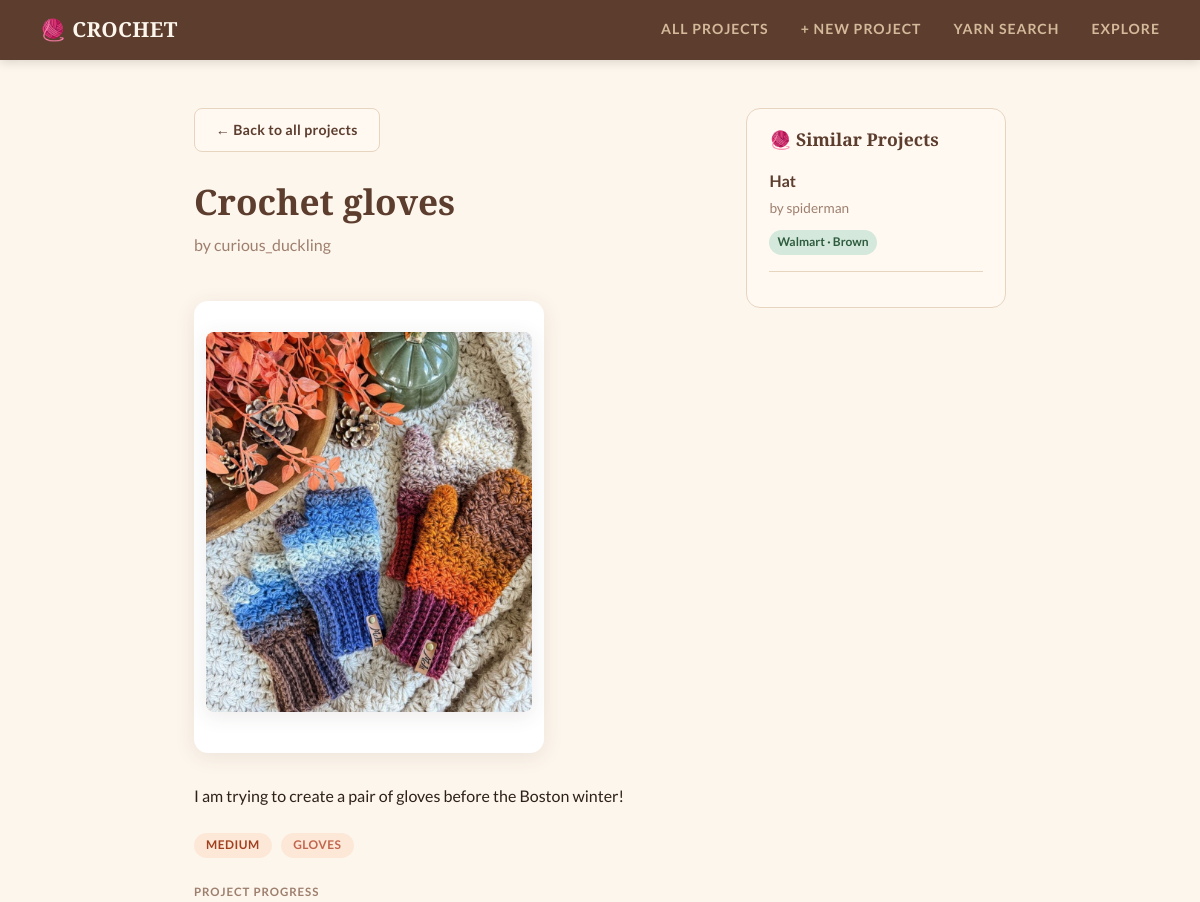
Before: /crochet/project/2/ (upper part) with the older database file.
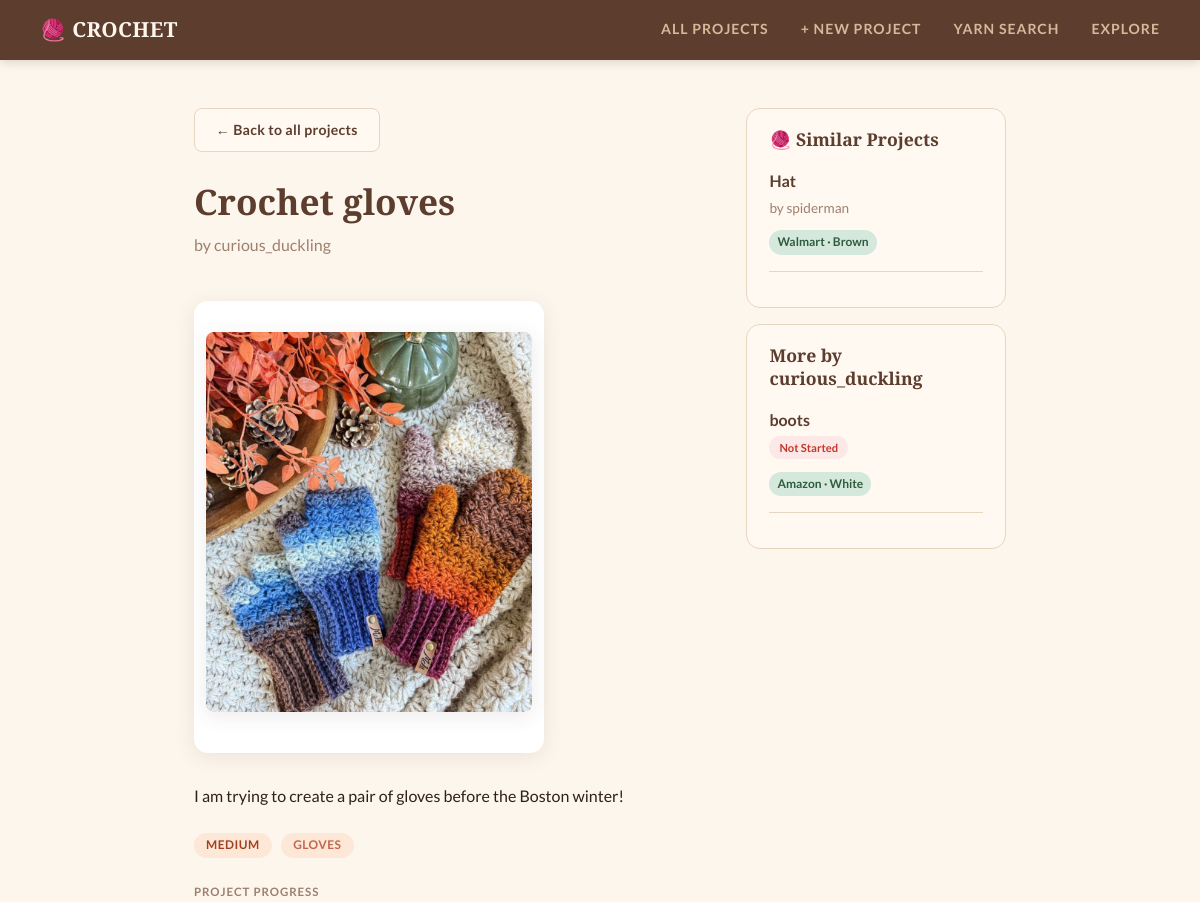
After: the same page with the newer database file.
### crochet/models.py (models this page shows, shortened)
class Project(models.Model):
    title = models.TextField(blank=False)
    creator = models.TextField(blank=False)
    description = models.TextField(blank=False)
    DIFFICULTY_CHOICES = [
        ('easy', 'Easy'),
        ('medium', 'Medium'),
        ('hard', 'Hard'),
    ]
    difficulty_level = models.CharField(max_length=10,choices=DIFFICULTY_CHOICES,default='easy')
    image_file = models.ImageField(blank=True) # so the user can upload an image of their progress
    STATUS_CHOICES = [
    ('not_started', 'Not Started'),
    ('in_progress', 'In Progress'),
    ('completed', 'Completed'),
]
    project_status = models.CharField(max_length=20,choices=STATUS_CHOICES,default='not_started')
    category = models.TextField(blank=True, default='')
    date_created = models.DateTimeField(auto_now=True)
    RATING_CHOICES = [
    (1, '1 Star'),
    (2, '2 Stars'),
    (3, '3 Stars'),
    (4, '4 Stars'),
    (5, '5 Stars'),
    ]
    rating = models.IntegerField(choices=RATING_CHOICES,default=5)
    def star_display(self):
        filled = "⭐" * self.rating
        empty = "☆" * (5 - self.rating)
        return filled + empty
    def get_next_status(self):
        order = ['not_started', 'in_progress', 'completed']
        current_index = order.index(self.project_status)
        if current_index < len(order) - 1:
            return order[current_index + 1]
        return None

class Yarn(models.Model):
    project = models.ForeignKey(Project, on_delete=models.CASCADE)
    name = models.TextField(blank=False)
    brand = models.TextField(blank=False)
    color = models.TextField(blank=False)

### crochet/views.py (the view)
# urls.py: path('project/<int:pk>/', views.ProjectDetailView.as_view(), name='project-detail'),
class ProjectDetailView(DetailView):
    model = Project
    template_name = 'crochet/project_detail.html'
    context_object_name = 'project'
    def get_context_data(self, **kwargs):
        context = super().get_context_data(**kwargs)
        context['reviews'] = Review.objects.filter(project=self.object)
        context['favorites'] = Favorite.objects.filter(project=self.object).count()
        context['avg_rating'] = Review.objects.filter(project=self.object).aggregate(Avg('rating'))['rating__avg']
        yarns = Yarn.objects.filter(project=self.object)
        context['yarns'] = yarns
        yarn_brands = list(yarns.values_list('brand', flat=True))
        yarn_names = list(yarns.values_list('name', flat=True))
        similar_raw = Project.objects.filter(
            Q(yarn__brand__in=yarn_brands) | Q(yarn__name__in=yarn_names)
        ).exclude(pk=self.object.pk).distinct()[:3]
        similar_projects = []
        for p in similar_raw:
            matching = Yarn.objects.filter(project=p).filter(
                Q(brand__in=yarn_brands) | Q(name__in=yarn_names)
            )
            similar_projects.append({
                'project': p,
                'matching_yarn': matching,
            })
        context['similar_projects'] = similar_projects
        context['other_by_creator'] = Project.objects.filter(
            creator=self.object.creator
        ).exclude(pk=self.object.pk)[:3]
        return context

### crochet/templates/crochet/project_detail.html (shortened to what the changed rows need)
{% extends 'crochet/base.html' %}
{% load static %}
{% block content %}
<div style="display: flex; gap: 2rem; align-items: flex-start;">
    <div style="flex: 1;">
        <a href="{% url 'project-list' %}" class="btn btn-secondary">← Back to all projects</a>
        <br><br>
        <h1>{{ project.title }}</h1>
        <p style="color: var(--muted); font-size: 1rem; margin-bottom: 1.5rem;">by {{ project.creator }}</p>
        {% if project.image_file %}
        <div class="image-frame">
            <img src="{{ project.image_file.url }}" alt="{{ project.title }}" class="project-image">
        </div>
        {% endif %}
        <p style="font-size: 1rem; margin-bottom: 1.5rem;">{{ project.description }}</p>
        <div style="display: flex; flex-wrap: wrap; gap: 0.6rem; margin-bottom: 1.5rem;">
            <span class="badge badge-difficulty">{{ project.get_difficulty_level_display }}</span>
            {% if project.category %}
                <span class="badge" style="background: #fde8d8; color: var(--terracotta);">{{ project.category }}</span>
            {% endif %}
        </div>
        <div style="margin: 1.5rem 0;">
            <p style="font-size: 0.72rem; font-weight: 700; text-transform: uppercase; letter-spacing: 0.08em; color: var(--muted); margin-bottom: 0.8rem;">Project Progress</p>
        </div>
    </div>
    <div style="display: flex; flex-direction: column; gap: 1rem; align-self: flex-start; position: sticky; top: 80px; width: 260px;">
        {% if similar_projects %}
        <div style="
            background: var(--warm-white);
            border: 1px solid var(--border);
            border-radius: var(--radius);
            padding: 1.2rem 1.4rem;
        ">
            {% for item in similar_projects %}
                <div style="margin-bottom: 1rem; padding-bottom: 1rem; border-bottom: 1px solid var(--border);">
                    <a href="{% url 'project-detail' item.project.pk %}" style="
                        font-weight: 700;
                        color: var(--brown);
                        font-size: 1rem;
                        display: block;
                        margin-bottom: 0.2rem;
                    ">{{ item.project.title }}</a>
                    <p style="font-size: 0.85rem; color: var(--muted); margin: 0 0 0.4rem;">by {{ item.project.creator }}</p>
                    {% for yarn in item.matching_yarn %}
                        <span style="
                            display: inline-block;
                            margin-top: 0.2rem;
                            padding: 2px 8px;
                            background: var(--sage-light);
                            color: #2e5c3e;
                            border-radius: 20px;
                            font-size: 0.75rem;
                            font-weight: 600;
                        ">{{ yarn.brand }} · {{ yarn.color }}</span>
                    {% endfor %}
                </div>
            {% endfor %}
        </div>
        {% endif %}
        {% if other_by_creator %}
        <div style="
            background: var(--warm-white);
            border: 1px solid var(--border);
            border-radius: var(--radius);
            padding: 1.2rem 1.4rem;
        ">
            <h3 style="margin-top: 0; margin-bottom: 1rem; font-size: 1.1rem;"> More by {{ project.creator }}</h3>
            {% for p in other_by_creator %}
                <div style="margin-bottom: 1rem; padding-bottom: 1rem; border-bottom: 1px solid var(--border);">
                    <a href="{% url 'project-detail' p.pk %}" style="
                        font-weight: 700;
                        color: var(--brown);
                        font-size: 1rem;
                        display: block;
                        margin-bottom: 0.2rem;
                    ">{{ p.title }}</a>
                    <p style="font-size: 0.85rem; color: var(--muted); margin: 0 0 0.4rem;">
                        <span style="
                            display: inline-block;
                            padding: 2px 10px;
                            border-radius: 20px;
                            font-size: 0.7rem;
                            font-weight: 700;
                            {% if p.project_status == 'not_started' %}
                                background: #fde8e8; color: #c0392b;
                            {% elif p.project_status == 'in_progress' %}
                                background: #fef6e0; color: #e6a817;
                            {% elif p.project_status == 'completed' %}
                                background: var(--sage-light); color: #2e5c3e;
                            {% endif %}
                        ">{{ p.get_project_status_display }}</span>
                    </p>
                    {% for yarn in p.yarn_set.all %}
                        <span style="
                            display: inline-block;
                            margin-top: 0.2rem;
                            padding: 2px 8px;
                            background: var(--sage-light);
                            color: #2e5c3e;
                            border-radius: 20px;
                            font-size: 0.75rem;
                            font-weight: 600;
                        ">{{ yarn.brand }} · {{ yarn.color }}</span>
                    {% endfor %}
                </div>
            {% endfor %}
        </div>
        {% endif %}
    </div>
</div>
{% endblock %}

Changed rows visible on the page:
shown differently, row unchanged: Project "Crochet gloves": creator (not shown) → "curious_duckling"
added Project: title "boots", project_status "Not Started", shown under "More by curious_duckling"
added Yarn: brand "Amazon", color "White", shown under "boots"
Other visible differences:
text now shown: "More by"
